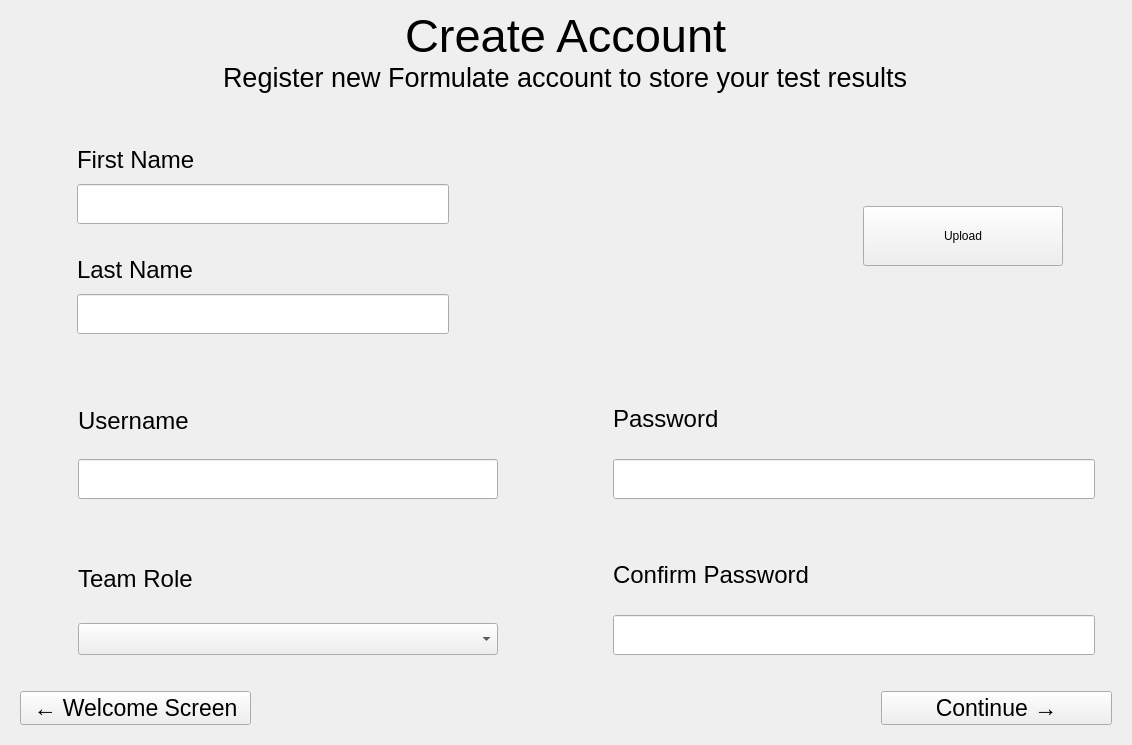
            <widget class="QWidget" name="sign_up_page">
             <layout class="QVBoxLayout" name="verticalLayout_15">
              <property name="spacing">
               <number>0</number>
              </property>
              <property name="leftMargin">
               <number>0</number>
              </property>
              <property name="topMargin">
               <number>0</number>
              </property>
              <property name="rightMargin">
               <number>0</number>
              </property>
              <property name="bottomMargin">
               <number>0</number>
              </property>
              <item>
               <widget class="QFrame" name="sign_up_top_frame">
                <property name="frameShape">
                 <enum>QFrame::NoFrame</enum>
                </property>
                <property name="frameShadow">
                 <enum>QFrame::Raised</enum>
                </property>
                <layout class="QVBoxLayout" name="verticalLayout_16">
                 <property name="spacing">
                  <number>0</number>
                 </property>
                 <item alignment="Qt::AlignHCenter">
                  <widget class="QLabel" name="label_3">
                   <property name="font">
                    <font>
                     <pointsize>35</pointsize>
                    </font>
                   </property>
                   <property name="text">
                    <string>Create Account</string>
                   </property>
                  </widget>
                 </item>
                 <item alignment="Qt::AlignHCenter">
                  <widget class="QLabel" name="label_4">
                   <property name="font">
                    <font>
                     <pointsize>20</pointsize>
                    </font>
                   </property>
                   <property name="text">
                    <string>Register new Formulate account to store your test results</string>
                   </property>
                  </widget>
                 </item>
                </layout>
               </widget>
              </item>
              <item>
               <widget class="QFrame" name="sign_up_middle_frame">
                <property name="minimumSize">
                 <size>
                  <width>0</width>
                  <height>400</height>
                 </size>
                </property>
                <property name="frameShape">
                 <enum>QFrame::NoFrame</enum>
                </property>
                <property name="frameShadow">
                 <enum>QFrame::Raised</enum>
                </property>
                <layout class="QVBoxLayout" name="verticalLayout_17">
                 <item>
                  <widget class="QFrame" name="sign_up_mid_1_frame">
                   <property name="minimumSize">
                    <size>
                     <width>0</width>
                     <height>250</height>
                    </size>
                   </property>
                   <property name="frameShape">
                    <enum>QFrame::NoFrame</enum>
                   </property>
                   <property name="frameShadow">
                    <enum>QFrame::Raised</enum>
                   </property>
                   <layout class="QHBoxLayout" name="horizontalLayout_8">
                    <item>
                     <widget class="QFrame" name="sign_up_mid1_left_frame">
                      <property name="frameShape">
                       <enum>QFrame::NoFrame</enum>
                      </property>
                      <property name="frameShadow">
                       <enum>QFrame::Raised</enum>
                      </property>
                      <layout class="QVBoxLayout" name="verticalLayout_18">
                       <item>
                        <widget class="QFrame" name="sign_up_mid1_left_top">
                         <property name="frameShape">
                          <enum>QFrame::NoFrame</enum>
                         </property>
                         <property name="frameShadow">
                          <enum>QFrame::Raised</enum>
                         </property>
                         <layout class="QVBoxLayout" name="verticalLayout_19">
                          <property name="spacing">
                           <number>3</number>
                          </property>
                          <property name="leftMargin">
                           <number>50</number>
                          </property>
                          <property name="rightMargin">
                           <number>100</number>
                          </property>
                          <item>
                           <widget class="QLabel" name="label_5">
                            <property name="font">
                             <font>
                              <pointsize>18</pointsize>
                             </font>
                            </property>
                            <property name="text">
                             <string>First Name</string>
                            </property>
                           </widget>
                          </item>
                          <item>
                           <widget class="QLineEdit" name="firstname_field">
                            <property name="minimumSize">
                             <size>
                              <width>0</width>
                              <height>40</height>
                             </size>
                            </property>
                            <property name="font">
                             <font>
                              <pointsize>15</pointsize>
                             </font>
                            </property>
                           </widget>
                          </item>
                         </layout>
                        </widget>
                       </item>
                       <item>
                        <widget class="QFrame" name="sign_up_mid1_left_bottom">
                         <property name="frameShape">
                          <enum>QFrame::NoFrame</enum>
                         </property>
                         <property name="frameShadow">
                          <enum>QFrame::Raised</enum>
                         </property>
                         <layout class="QVBoxLayout" name="verticalLayout_20">
                          <property name="spacing">
                           <number>3</number>
                          </property>
                          <property name="leftMargin">
                           <number>50</number>
                          </property>
                          <property name="rightMargin">
                           <number>100</number>
                          </property>
                          <item>
                           <widget class="QLabel" name="label_6">
                            <property name="font">
                             <font>
                              <pointsize>18</pointsize>
                             </font>
                            </property>
                            <property name="text">
                             <string>Last Name</string>
                            </property>
                           </widget>
                          </item>
                          <item>
                           <widget class="QLineEdit" name="lastname_field">
                            <property name="minimumSize">
                             <size>
                              <width>0</width>
                              <height>40</height>
                             </size>
                            </property>
                            <property name="font">
                             <font>
                              <pointsize>15</pointsize>
                             </font>
                            </property>
                           </widget>
                          </item>
                         </layout>
                        </widget>
                       </item>
                      </layout>
                     </widget>
                    </item>
                    <item>
                     <widget class="QFrame" name="sign_up_mid1_right_frame">
                      <property name="minimumSize">
                       <size>
                        <width>550</width>
                        <height>0</height>
                       </size>
                      </property>
                      <property name="frameShape">
                       <enum>QFrame::NoFrame</enum>
                      </property>
                      <property name="frameShadow">
                       <enum>QFrame::Raised</enum>
                      </property>
                      <layout class="QHBoxLayout" name="horizontalLayout_9">
                       <item>
                        <widget class="QLabel" name="label_7">
                         <property name="sizePolicy">
                          <sizepolicy hsizetype="Preferred" vsizetype="Preferred">
                           <horstretch>0</horstretch>
                           <verstretch>0</verstretch>
                          </sizepolicy>
                         </property>
                         <property name="minimumSize">
                          <size>
                           <width>0</width>
                           <height>0</height>
                          </size>
                         </property>
                         <property name="maximumSize">
                          <size>
                           <width>200</width>
                           <height>200</height>
                          </size>
                         </property>
                         <property name="text">
                          <string/>
                         </property>
                         <property name="pixmap">
                          <pixmap resource="resource.qrc">:/icons/icons/user.png</pixmap>
                         </property>
                         <property name="scaledContents">
                          <bool>true</bool>
                         </property>
                        </widget>
                       </item>
                       <item>
                        <widget class="QPushButton" name="pushButton_6">
                         <property name="minimumSize">
                          <size>
                           <width>0</width>
                           <height>60</height>
                          </size>
                         </property>
                         <property name="maximumSize">
                          <size>
                           <width>200</width>
                           <height>16777215</height>
                          </size>
                         </property>
                         <property name="text">
                          <string>Upload</string>
                         </property>
                        </widget>
                       </item>
                      </layout>
                     </widget>
                    </item>
                   </layout>
                  </widget>
                 </item>
                 <item>
                  <widget class="QFrame" name="sign_up_mid_2_frame">
                   <property name="minimumSize">
                    <size>
                     <width>0</width>
                     <height>150</height>
                    </size>
                   </property>
                   <property name="frameShape">
                    <enum>QFrame::NoFrame</enum>
                   </property>
                   <property name="frameShadow">
                    <enum>QFrame::Raised</enum>
                   </property>
                   <layout class="QHBoxLayout" name="horizontalLayout_10">
                    <property name="leftMargin">
                     <number>19</number>
                    </property>
                    <property name="rightMargin">
                     <number>19</number>
                    </property>
                    <item>
                     <widget class="QFrame" name="frame">
                      <property name="minimumSize">
                       <size>
                        <width>570</width>
                        <height>0</height>
                       </size>
                      </property>
                      <property name="frameShape">
                       <enum>QFrame::NoFrame</enum>
                      </property>
                      <property name="frameShadow">
                       <enum>QFrame::Raised</enum>
                      </property>
                      <layout class="QVBoxLayout" name="verticalLayout_21">
                       <property name="spacing">
                        <number>3</number>
                       </property>
                       <property name="leftMargin">
                        <number>50</number>
                       </property>
                       <property name="rightMargin">
                        <number>100</number>
                       </property>
                       <item>
                        <widget class="QLabel" name="label_8">
                         <property name="font">
                          <font>
                           <pointsize>18</pointsize>
                          </font>
                         </property>
                         <property name="text">
                          <string>Username</string>
                         </property>
                        </widget>
                       </item>
                       <item>
                        <widget class="QLineEdit" name="signup_username_field">
                         <property name="minimumSize">
                          <size>
                           <width>0</width>
                           <height>40</height>
                          </size>
                         </property>
                         <property name="font">
                          <font>
                           <pointsize>15</pointsize>
                          </font>
                         </property>
                        </widget>
                       </item>
                      </layout>
                     </widget>
                    </item>
                    <item>
                     <widget class="QFrame" name="frame_2">
                      <property name="minimumSize">
                       <size>
                        <width>500</width>
                        <height>0</height>
                       </size>
                      </property>
                      <property name="frameShape">
                       <enum>QFrame::NoFrame</enum>
                      </property>
                      <property name="frameShadow">
                       <enum>QFrame::Raised</enum>
                      </property>
                      <layout class="QVBoxLayout" name="verticalLayout_22">
                       <item>
                        <widget class="QLabel" name="label_9">
                         <property name="font">
                          <font>
                           <pointsize>18</pointsize>
                          </font>
                         </property>
                         <property name="text">
                          <string>Password</string>
                         </property>
                        </widget>
                       </item>
                       <item>
                        <widget class="QLineEdit" name="signup_password_field">
                         <property name="minimumSize">
                          <size>
                           <width>0</width>
                           <height>40</height>
                          </size>
                         </property>
                         <property name="font">
                          <font>
                           <pointsize>15</pointsize>
                          </font>
                         </property>
                        </widget>
                       </item>
                      </layout>
                     </widget>
                    </item>
                   </layout>
                  </widget>
                 </item>
                 <item>
                  <widget class="QFrame" name="sign_up_mid_3_frame">
                   <property name="minimumSize">
                    <size>
                     <width>0</width>
                     <height>150</height>
                    </size>
                   </property>
                   <property name="frameShape">
                    <enum>QFrame::NoFrame</enum>
                   </property>
                   <property name="frameShadow">
                    <enum>QFrame::Raised</enum>
                   </property>
                   <layout class="QHBoxLayout" name="horizontalLayout_11">
                    <property name="leftMargin">
                     <number>19</number>
                    </property>
                    <property name="rightMargin">
                     <number>19</number>
                    </property>
                    <item>
                     <widget class="QFrame" name="frame_3">
                      <property name="minimumSize">
                       <size>
                        <width>570</width>
                        <height>0</height>
                       </size>
                      </property>
                      <property name="frameShape">
                       <enum>QFrame::NoFrame</enum>
                      </property>
                      <property name="frameShadow">
                       <enum>QFrame::Raised</enum>
                      </property>
                      <layout class="QVBoxLayout" name="verticalLayout_23">
                       <property name="leftMargin">
                        <number>50</number>
                       </property>
                       <property name="rightMargin">
                        <number>100</number>
                       </property>
                       <item>
                        <widget class="QLabel" name="label_10">
                         <property name="font">
                          <font>
                           <pointsize>18</pointsize>
                          </font>
                         </property>
                         <property name="text">
                          <string>Team Role</string>
                         </property>
                        </widget>
                       </item>
                       <item>
                        <widget class="QComboBox" name="team_role_dropdown">
                         <property name="minimumSize">
                          <size>
                           <width>0</width>
                           <height>22</height>
                          </size>
                         </property>
                         <property name="font">
                          <font>
                           <pointsize>15</pointsize>
                          </font>
                         </property>
                        </widget>
                       </item>
                      </layout>
                     </widget>
                    </item>
                    <item>
                     <widget class="QFrame" name="frame_4">
                      <property name="minimumSize">
                       <size>
                        <width>500</width>
                        <height>0</height>
                       </size>
                      </property>
                      <property name="frameShape">
                       <enum>QFrame::NoFrame</enum>
                      </property>
                      <property name="frameShadow">
                       <enum>QFrame::Raised</enum>
                      </property>
                      <layout class="QVBoxLayout" name="verticalLayout_24">
                       <item>
                        <widget class="QLabel" name="label_11">
                         <property name="font">
                          <font>
                           <pointsize>18</pointsize>
                          </font>
                         </property>
                         <property name="text">
                          <string>Confirm Password</string>
                         </property>
                        </widget>
                       </item>
                       <item>
                        <widget class="QLineEdit" name="confirm_password_field">
                         <property name="minimumSize">
                          <size>
                           <width>0</width>
                           <height>40</height>
                          </size>
                         </property>
                         <property name="font">
                          <font>
                           <pointsize>15</pointsize>
                          </font>
                         </property>
                        </widget>
                       </item>
                      </layout>
                     </widget>
                    </item>
                   </layout>
                  </widget>
                 </item>
                </layout>
               </widget>
              </item>
              <item>
               <widget class="QFrame" name="sign_up_bottom_frame">
                <property name="frameShape">
                 <enum>QFrame::NoFrame</enum>
                </property>
                <property name="frameShadow">
                 <enum>QFrame::Raised</enum>
                </property>
                <layout class="QHBoxLayout" name="horizontalLayout_12">
                 <property name="spacing">
                  <number>200</number>
                 </property>
                 <property name="leftMargin">
                  <number>20</number>
                 </property>
                 <property name="rightMargin">
                  <number>20</number>
                 </property>
                 <property name="bottomMargin">
                  <number>20</number>
                 </property>
                 <item alignment="Qt::AlignBottom">
                  <widget class="QPushButton" name="login_return_button">
                   <property name="font">
                    <font>
                     <pointsize>17</pointsize>
                    </font>
                   </property>
                   <property name="styleSheet">
                    <string notr="true"/>
                   </property>
                   <property name="text">
                    <string>← Welcome Screen</string>
                   </property>
                  </widget>
                 </item>
                 <item>
                  <widget class="QLabel" name="error_label">
                   <property name="font">
                    <font>
                     <pointsize>15</pointsize>
                    </font>
                   </property>
                   <property name="styleSheet">
                    <string notr="true">color: rgb(255, 0, 0);</string>
                   </property>
                   <property name="text">
                    <string/>
                   </property>
                  </widget>
                 </item>
                 <item alignment="Qt::AlignBottom">
                  <widget class="QPushButton" name="continue_sign_up">
                   <property name="font">
                    <font>
                     <pointsize>17</pointsize>
                    </font>
                   </property>
                   <property name="styleSheet">
                    <string notr="true"/>
                   </property>
                   <property name="text">
                    <string>Continue →</string>
                   </property>
                  </widget>
                 </item>
                </layout>
               </widget>
              </item>
             </layout>
            </widget>
